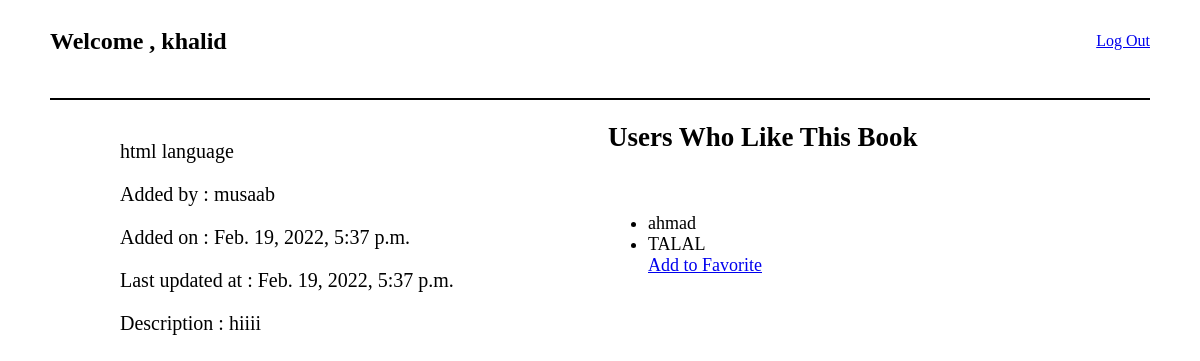
The app's page /book_details/3 (signed in) with its own data.
### login_updated_app/models.py (models this page shows)
class User(models.Model):
    first_name=models.CharField(max_length=255)
    last_name=models.CharField(max_length=255)
    email=models.CharField(max_length=255)
    password=models.CharField(max_length=255)
    created_at = models.DateTimeField(auto_now_add=True)
    updated_at = models.DateTimeField(auto_now=True)
    objects = UserManager()

class Book(models.Model):
    title=models.CharField(max_length=255)
    desc=models.TextField()
    uploaded_by = models.ForeignKey(User , related_name="books_uploaded", on_delete = models.CASCADE)
    users_who_like = models.ManyToManyField(User , related_name="liked_books")
    created_at = models.DateTimeField(auto_now_add=True)
    updated_at = models.DateTimeField(auto_now=True)

### favorite_book_app/views.py (the view)
# urls.py: path('book_details/<book_id>' , views.book_details),
def book_details(request,book_id):
    this_book = Book.objects.get(id = book_id)
    print(this_book.id)
    this_user = User.objects.get(id=request.session['user_id'])
    user_name = this_user.first_name
    cont={
        'this_book' : this_book,
        'this_user' : this_user,
        'user_name' : user_name
    }
    return render(request , 'Book_details.html' , cont)

### favorite_book_app/templates/Book_details.html (shortened to what this page needs)
<!DOCTYPE html>
<html lang="en">
<head>
</head>
<body>
    <nav>
        <div><h1>Welcome , {{this_user.first_name}}</h1></div>
        <div class="link"><a href="/">Log Out</a></div>
    </nav>
    <div class="all">
        <div class="details">
            <p>{{this_book.title}}</p>
            <p> Added by : {{this_book.uploaded_by.first_name}}</p>
            <p>Added on : {{this_book.created_at}}</p>
            <p>Last updated at : {{this_book.updated_at}}</p>
            <p>Description : {{this_book.desc}}</p>
        </div>
        <aside>
            <h1>Users Who Like This Book </h1>
            <div class="favoriteUsers">
                <div>
                    <ul>
                        {% for user in this_book.users_who_like.all %}
                            <li>{{user.first_name}}</li>
                        {% endfor %}
                        {% if this_user in this_book.users_who_like.all %}
                            <a href="/unfavorite/{{this_book.id}}">Un-Favorite</a>
                        {% else %}
                            <a href="/add/{{this_book.id}}">Add to Favorite</a>
                        {% endif %}
                    </ul>
                </div>
            </div>
        </aside>
    </div>
</body>
</html>

### favorite_book_app/templates/Book_details.html (style rules this page uses)
nav { width: 1100px; border-bottom: black solid 2px; display: flex; justify-content: space-between; margin: 0 auto; }
.link { width: 100px; height: 65px; display: flex; justify-content: end; align-items: center; }
h1 { width: 500px; height: 50px; }
.all { display: flex; justify-content: space-between ; width: 1100px; }
.favoriteUsers { display: flex; justify-content: space-between; width: 300px; }
.details { font-family: cursive; font-size: 20px; height: 474px; width: 495px; margin: 20px 0px 0px 112px; }
aside { font-family: cursive; margin-left: 80px; font-size: 18px; }

### records on screen
User: first_name "khalid"
Book: title "html language", uploaded_by.first_name "musaab", created_at "Feb. 19, 2022, 5:37 p.m.", updated_at "Feb. 19, 2022, 5:37 p.m.", desc "hiiii"
User: first_name "ahmad"
User: first_name "TALAL"
